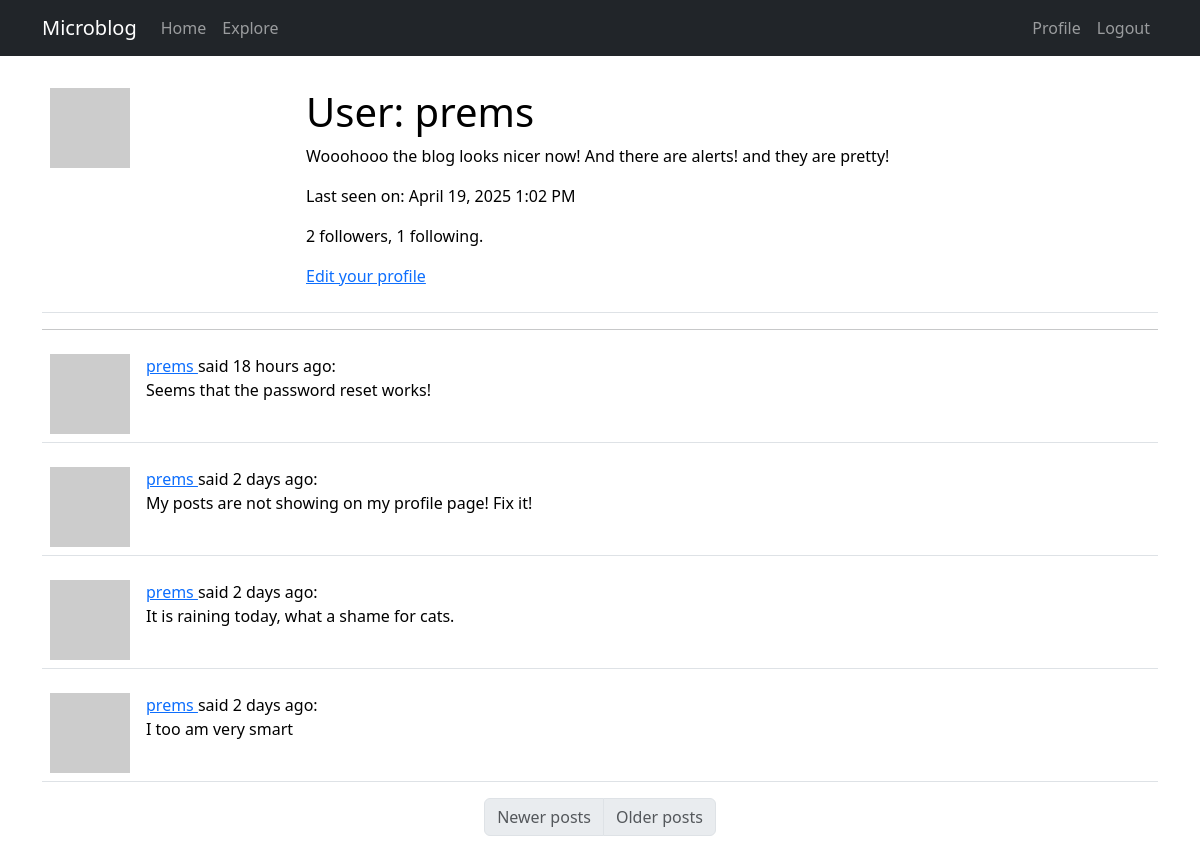
Page /user/prems (signed in) on the earlier database version.
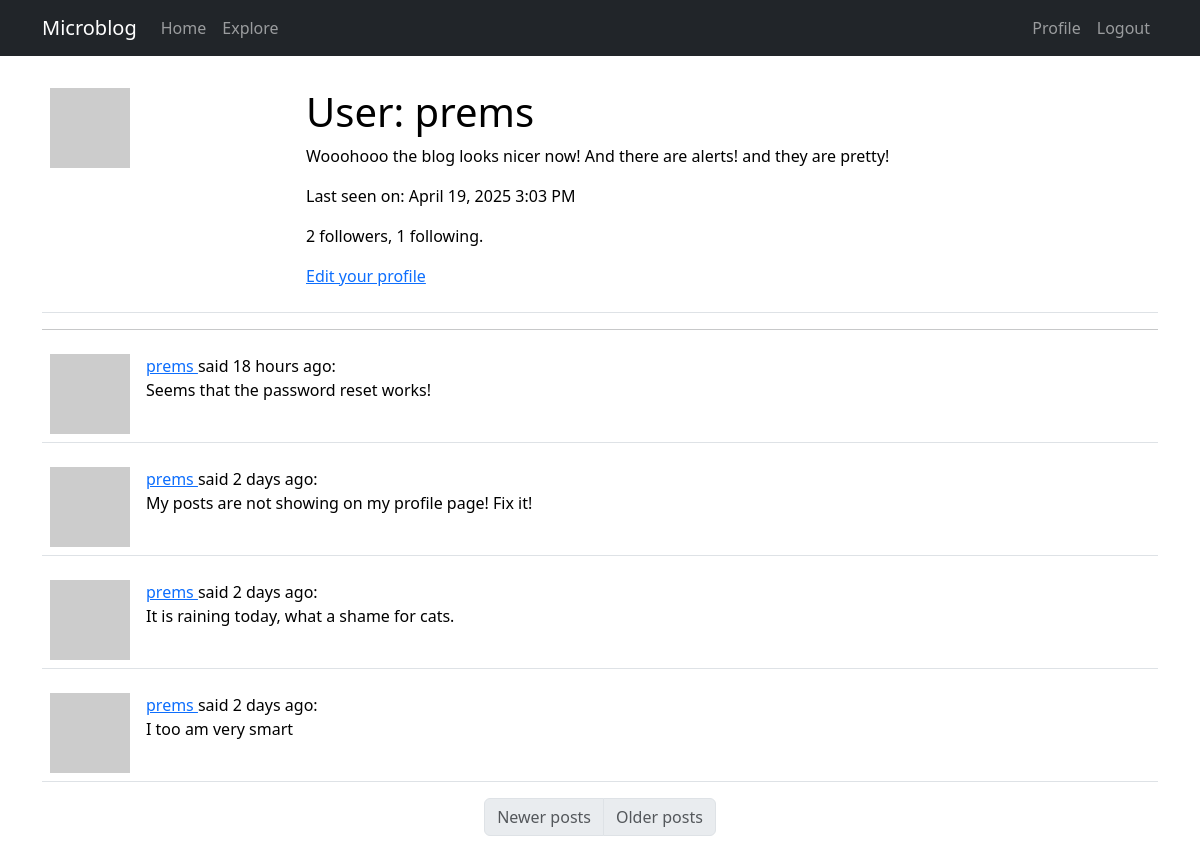
Same page on the later database version.
### app/models.py (models this page shows, shortened)
class User(UserMixin, db.Model):
    id: so.Mapped[int] = so.mapped_column(primary_key=True)
    username: so.Mapped[str] = so.mapped_column(sa.String(64), index=True, unique=True)
    email: so.Mapped[str] = so.mapped_column(sa.String(120), index=True, unique=True)
    password_hash: so.Mapped[Optional[str]] = so.mapped_column(sa.String(256))
    posts: so.WriteOnlyMapped["Post"] = so.relationship(back_populates="author")
    about_me: so.Mapped[Optional[str]] = so.mapped_column(sa.String(140))
    last_seen: so.Mapped[Optional[datetime]] = so.mapped_column(
        default=lambda: datetime.now(timezone.utc)
    )
    following: so.WriteOnlyMapped["User"] = so.relationship(
        secondary=followers,
        primaryjoin=(followers.c.follower_id == id),
        secondaryjoin=(followers.c.followed_id == id),
        back_populates="followers",
    )
    followers: so.WriteOnlyMapped["User"] = so.relationship(
        secondary=followers,
        primaryjoin=(followers.c.followed_id == id),
        secondaryjoin=(followers.c.follower_id == id),
        back_populates="following",
    )
    def avatar(self, size):
        digest = md5(self.email.lower().encode("utf-8")).hexdigest()
        return f"https://www.gravatar.com/avatar/{digest}?d=identicon&s={size}"
    def followers_count(self):
        query = sa.select(sa.func.count()).select_from(
            self.followers.select().subquery()
        )
        return db.session.scalar(query)
    def following_count(self):
        query = sa.select(sa.func.count()).select_from(
            self.following.select().subquery()
        )
        return db.session.scalar(query)

class Post(db.Model):
    id: so.Mapped[int] = so.mapped_column(primary_key=True)
    body: so.Mapped[str] = so.mapped_column(sa.String(140))
    timestamp: so.Mapped[datetime] = so.mapped_column(
        index=True, default=lambda: datetime.now(timezone.utc)
    )
    user_id: so.Mapped[int] = so.mapped_column(sa.ForeignKey(User.id), index=True)
    author: so.Mapped[User] = so.relationship(back_populates="posts")

### app/routes.py (the view)
@app.route("/user/<username>")
@login_required
def user(username):
    user = db.first_or_404(sa.select(User).where(User.username == username))
    page = request.args.get(key="page", default=1, type=int)
    query = user.posts.select().order_by(Post.timestamp.desc())
    posts = db.paginate(
        query, page=page, per_page=app.config["POSTS_PER_PAGE"], error_out=False
    )
    prev_url = (
        url_for("user", username=username, page=posts.prev_num)
        if posts.has_prev
        else None
    )
    next_url = (
        url_for("user", username=username, page=posts.next_num)
        if posts.has_next
        else None
    )
    form = EmptyForm()
    return render_template(
        "user.html",
        title="Profile",
        user=user,
        posts=posts,
        form=form,
        prev_url=prev_url,
        next_url=next_url,
    )

### app/models.py (called while the page is built)
@login.user_loader
def load_user(id):
    return db.session.get(User, int(id))

### app/routes.py (called while the page is built)
@app.before_request
def before_request():
    if current_user.is_authenticated:
        current_user.last_seen = datetime.now(timezone.utc)
        db.session.commit()

### app/templates/user.html (shortened to what this page needs)
{% extends 'base.html' %}
{% import "bootstrap_wtf.html" as wtf %}
{% block content %}
<table class="table table-hover">
  <tr valign="top">
    <td width="256px"><img src="{{ user.avatar(256) }}"></td>
    <td>
      <h1>User: {{ user.username }}</h1>
      {% if user.about_me %}<p>{{ user.about_me }}</p>{% endif %}
      {% if user.last_seen %}<p>Last seen on: {{ moment(user.last_seen).format("LLL") }}</p>{% endif %}
      <p>{{ user.followers_count() }} followers, {{ user.following_count() }} following.</p>
      {% if user==current_user %}
      <p><a href="{{ url_for('edit_profile') }}">Edit your profile</a></p>
      {% endif %}
    </td>
  </tr>
</table>
<hr>
{% for post in posts %}
{% include '_post.html' %}
{% endfor %}
<nav aria-label="Post navigation">
  <ul class="pagination justify-content-center">
    <li class="page-item {% if not prev_url %} disabled{% endif %}">
      <a class="page-link" href="{{ prev_url }}"">Newer posts</a>
    </li>
    <li class=" page-item {% if not next_url %} disabled{% endif %}">
        <a class="page-link" href="{{ next_url }}">Older posts</a>
    </li>
  </ul>
</nav>
{% endblock %}

### app/templates/base.html (shortened to what this page needs)
<!doctype html>
<html lang="en">
<head>
    <link href="https://cdn.jsdelivr.net/npm/bootstrap@5.3.2/dist/css/bootstrap.min.css" rel="stylesheet"
>
</head>
<body>
    <nav class="navbar navbar-expand-lg navbar-dark bg-dark">
        <div class="container">
            <a class="navbar-brand" href="{{ url_for('index') }}">Microblog</a>
            <div class="collapse navbar-collapse" id="navbarSupportedContent">
                <ul class="navbar-nav me-auto mb-2 mb-lg-0">
                    <li class="nav-item">
                        <a class="nav-link" aria-current="page" href="{{ url_for('index') }}">Home</a>
                    </li>
                    <li class="nav-item">
                        <a class="nav-link" aria-current="page" href="{{ url_for('explore') }}">Explore</a>
                    </li>
                </ul>
                <ul class="navbar-nav mb-2 mb-lg-0">
                    {% if current_user.is_anonymous %}
                    <li class="nav-item">
                        <a class="nav-link" aria-current="page" href="{{ url_for('login') }}">Login</a>
                    </li>
                    {% else %}
                    <li class="nav-item">
                        <a class="nav-link" aria-current="page"
                            href="{{ url_for('user', username=current_user.username) }}">Profile</a>
                    </li>
                    <li class="nav-item">
                        <a class="nav-link" aria-current="page" href="{{ url_for('logout') }}">Logout</a>
                    </li>
                    {% endif %}
                </ul>
            </div>
        </div>
    </nav>
    <br>
    <div class="container">
        {% block content %}{% endblock %}
    </div>
</body>
</html>

### app/templates/_post.html
<table class="table table-hover">
    <tr valign="top">
        <td width="70px">
            <a href="{{ url_for('user', username=post.author.username) }}">
                <img src="{{ post.author.avatar(36) }}">
            </a>
        </td>
        <td>
            <a href="{{ url_for('user', username=post.author.username) }}">
                {{ post.author.username }}
            </a>
            said {{ moment(post.timestamp).fromNow() }}:
            <br>
            {{ post.body }}
        </td>
    </tr>
</table>

Differences in the rows shown:
changed User "prems": last_seen "April 19, 2025 1:02 PM" → "April 19, 2025 3:03 PM"
